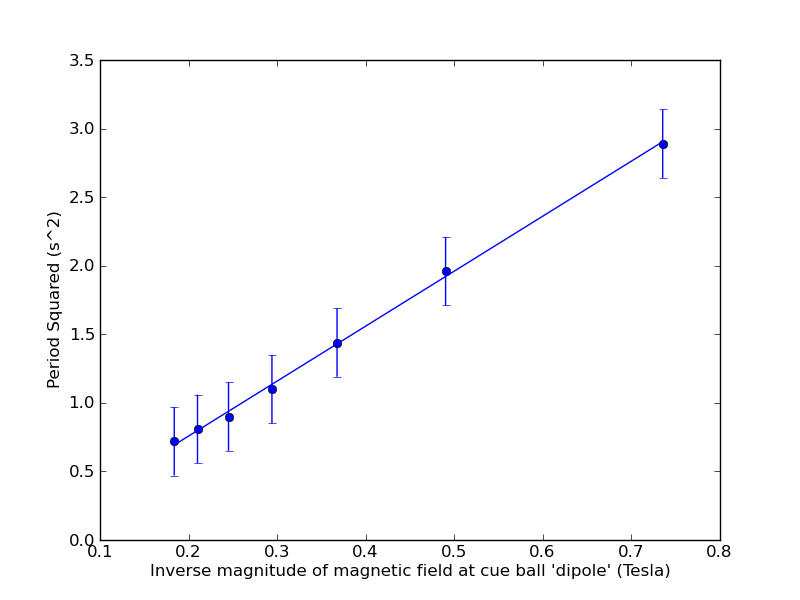

Here is the Python script that generated this plot:
import scipy 
import numpy as np 
import matplotlib
import matplotlib.pyplot as plt 
import matplotlib.mlab as mlab
import platform 
import socket

b = 1.36

B = np.array([1/1.36, 1/2.04, 1/2.72, 1/3.4, 1/4.08, 1/4.76, 1/5.44])
T = np.array([2.89, 1.96, 1.44, 1.1, 0.90, 0.81, 0.72])

def LineFit(x, y):
	''' Returns slope of linear fit to (x,y) data set'''
	xavg = x.mean()
	slope = (y*(x-xavg)).sum()/(x*(x-xavg)).sum()
	yint = y.mean()-slope*xavg
	return slope

def LineFit2(x, y):
	''' Returns y-intercept of linear fit to (x,y) data set'''
	xavg = x.mean()
	slope = (y*(x-xavg)).sum()/(x*(x-xavg)).sum()
	yint = y.mean()-slope*xavg
	return yint

print LineFit(B, T)
print LineFit2(B, T)
#x = np.arange(0, 6, .1)
plt.errorbar(B, T, yerr=.25, fmt='bo')
plt.plot(B, LineFit(B, T)*B + LineFit2(B, T))
plt.ylabel("Period Squared (s^2)")
plt.xlabel("Inverse magnitude of magnetic field at cue ball 'dipole' (Tesla)")
#plt.xlim(0, 6)            # manually set x-axis limits
#plt.ylim(0, .07)
plt.legend(loc=0)

plt.show()
